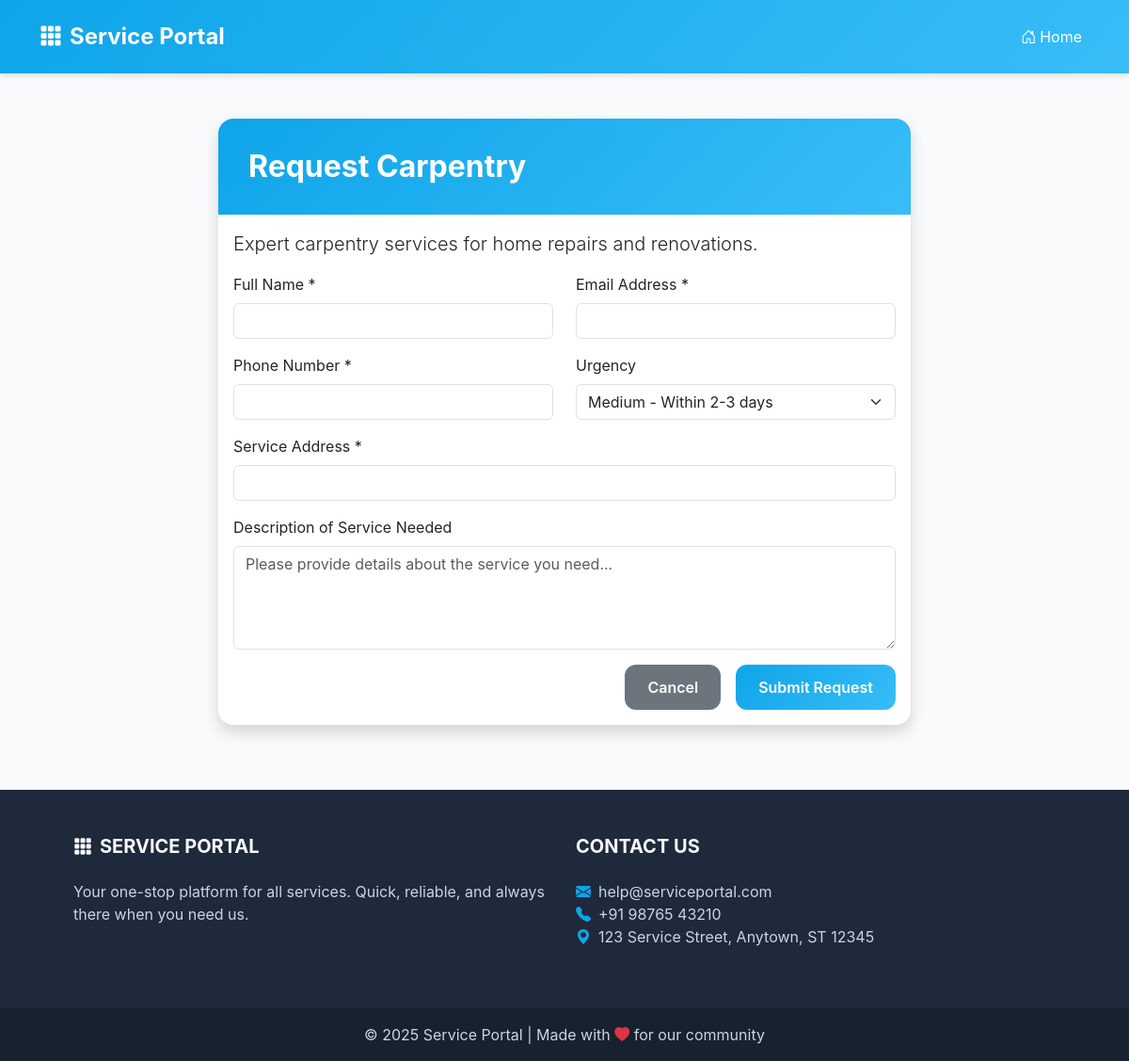
The page /service/3 on the database its author committed.
### app.py (models this page shows, shortened)
class Service(db.Model):
    id = db.Column(db.Integer, primary_key=True)
    name = db.Column(db.String(100), nullable=False)
    description = db.Column(db.Text, nullable=True)
    requests = db.relationship('ServiceRequest', backref='service', lazy=True)
    providers = db.relationship('ServiceProvider', backref='service', lazy=True)

### app.py (the view)
@app.route('/service/<int:service_id>')
def service_form(service_id):
    service = Service.query.get_or_404(service_id)
    return render_template('service_form.html', service=service)

### templates/service_form.html (shortened to what this page needs)
{% extends "base.html" %}
{% block content %}
<div class="row justify-content-center">
    <div class="col-md-8">
        <div class="card shadow">
            <div class="card-header bg-primary text-white">
                <h2 class="mb-0">Request {{ service.name }}</h2>
            </div>
            <div class="card-body">
                <p class="lead">{{ service.description }}</p>
                <form action="{{ url_for('submit_request') }}" method="post">
                    <div class="row mb-3">
                        <div class="col-md-6">
                            <label for="customer_name" class="form-label">Full Name *</label>
                            <input type="text" class="form-control" id="customer_name" name="customer_name" required>
                        </div>
                        <div class="col-md-6">
                            <label for="customer_email" class="form-label">Email Address *</label>
                            <input type="email" class="form-control" id="customer_email" name="customer_email" required>
                        </div>
                    </div>
                    <div class="row mb-3">
                        <div class="col-md-6">
                            <label for="customer_phone" class="form-label">Phone Number *</label>
                            <input type="tel" class="form-control" id="customer_phone" name="customer_phone" required>
                        </div>
                        <div class="col-md-6">
                            <label for="urgency" class="form-label">Urgency</label>
                            <select class="form-select" id="urgency" name="urgency">
                                <option value="Medium" selected>Medium - Within 2-3 days</option>
                            </select>
                        </div>
                    </div>
                    <div class="mb-3">
                        <label for="address" class="form-label">Service Address *</label>
                        <input type="text" class="form-control" id="address" name="address" required>
                    </div>
                    <div class="mb-3">
                        <label for="description" class="form-label">Description of Service Needed</label>
                        <textarea class="form-control" id="description" name="description" rows="4" placeholder="Please provide details about the service you need..."></textarea>
                    </div>
                    <div class="d-grid gap-2 d-md-flex justify-content-md-end">
                        <a href="{{ url_for('index') }}" class="btn btn-secondary me-md-2">Cancel</a>
                        <button type="submit" class="btn btn-primary">Submit Request</button>
                    </div>
                </form>
            </div>
        </div>
    </div>
</div>
{% endblock %}

### static/css/style.css (style rules this page uses)
body { font-family: 'Segoe UI', Tahoma, Geneva, Verdana, sans-serif; background-color: #f8f9fa; color: #333; }
.card { border-radius: 10px; border: none; overflow: hidden; margin-bottom: 20px; }
.card-header { border-bottom: none; }
.btn-primary { background-color: #0d6efd; border-color: #0d6efd; transition: all 0.3s ease; }

### templates/base.html (style rules this page uses)
:root { --primary-gradient: linear-gradient(135deg, #0ea5e9 0%, #38bdf8 100%); --danger-gradient: linear-gradient(135deg, #ef4444 0%, #dc2626 100%); }
body { background-color: #f8fafc; font-family: 'Inter', -apple-system, BlinkMacSystemFont, sans-serif; }
.card { border: none; border-radius: 16px; background: white; box-shadow: 0 10px 15px -3px rgba(0, 0, 0, 0.1); overflow: hidden; }
.card-header { background: var(--primary-gradient); padding: 2rem; border-bottom: none; }
.card-header h2 { font-weight: 700; font-size: 2rem; margin: 0; color: white; }
.btn { border-radius: 12px; padding: 0.75rem 1.5rem; font-weight: 600; transition: all 0.3s ease; border: none; }
.btn-primary { background: var(--primary-gradient); }

### rows shown on the page
Service: name "Carpentry", description "Expert carpentry services for home repairs and renovations."
